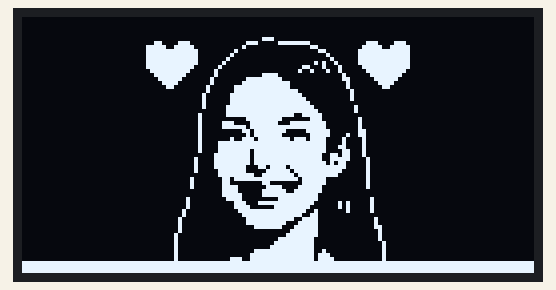
This sketch was run on a simulated Arduino Uno, built with avr-gcc and run on an emulated ATmega328P. Parts: 128×64 one-colour display.

Above: at 0.1 s.

The sketch:

test_oled.ino
```cpp
#include <Wire.h>
#include <Adafruit_GFX.h>
#include <Adafruit_SSD1306.h>

#define SCREEN_WIDTH 128
#define SCREEN_HEIGHT 64
#define OLED_ADDR 0x3C

Adafruit_SSD1306 display(SCREEN_WIDTH, SCREEN_HEIGHT, &Wire, -1);

// ---- YOUR BITMAP DATA (keep exactly as generated) ----
// 'Gemini_Generated_Image_efatmoefatmoefat', 128x64px
const unsigned char epd_bitmap_Gemini_Generated_Image_efatmoefatmoefat [] PROGMEM = {
  0x00, 0x00, 0x00, 0x00, 0x00, 0x00, 0x00, 0x00, 0x00, 0x00, 0x00, 0x00, 0x00, 0x00, 0x00, 0x00,
  0x00, 0x00, 0x00, 0x00, 0x00, 0x00, 0x00, 0x00, 0x00, 0x00, 0x00, 0x00, 0x00, 0x00, 0x00, 0x00,
  0x00, 0x00, 0x00, 0x00, 0x00, 0x00, 0x00, 0x00, 0x00, 0x00, 0x00, 0x00, 0x00, 0x00, 0x00, 0x00,
  0x00, 0x00, 0x00, 0x00, 0x00, 0x00, 0x00, 0x00, 0x00, 0x00, 0x00, 0x00, 0x00, 0x00, 0x00, 0x00,
  0x00, 0x00, 0x00, 0x00, 0x00, 0x00, 0x00, 0x00, 0x00, 0x00, 0x00, 0x00, 0x00, 0x00, 0x00, 0x00,
  0x00, 0x00, 0x00, 0x00, 0x00, 0x00, 0x00, 0x0e, 0x00, 0x00, 0x00, 0x00, 0x00, 0x00, 0x00, 0x00,
  0x00, 0x00, 0x00, 0x00, 0x61, 0xc0, 0x00, 0xe0, 0xff, 0x00, 0x03, 0x87, 0x00, 0x00, 0x00, 0x00,
  0x00, 0x00, 0x00, 0x01, 0xf3, 0xe0, 0x01, 0x00, 0x00, 0xc0, 0x07, 0xcf, 0x80, 0x00, 0x00, 0x00,
  0x00, 0x00, 0x00, 0x01, 0xff, 0xf0, 0x04, 0x00, 0x00, 0x30, 0x0f, 0xff, 0x80, 0x00, 0x00, 0x00,
  0x00, 0x00, 0x00, 0x01, 0xff, 0xf0, 0x08, 0x00, 0x00, 0x08, 0x0f, 0xff, 0x80, 0x00, 0x00, 0x00,
  0x00, 0x00, 0x00, 0x01, 0xff, 0xf0, 0x10, 0x00, 0x00, 0x04, 0x0f, 0xff, 0x80, 0x00, 0x00, 0x00,
  0x00, 0x00, 0x00, 0x01, 0xff, 0xf0, 0x20, 0x00, 0x00, 0x52, 0x0f, 0xff, 0x80, 0x00, 0x00, 0x00,
  0x00, 0x00, 0x00, 0x01, 0xff, 0xe0, 0x40, 0x00, 0x03, 0x11, 0x07, 0xff, 0x80, 0x00, 0x00, 0x00,
  0x00, 0x00, 0x00, 0x00, 0xff, 0xc0, 0x80, 0x00, 0x04, 0x89, 0x03, 0xff, 0x00, 0x00, 0x00, 0x00,
  0x00, 0x00, 0x00, 0x00, 0x7f, 0x80, 0x80, 0x0f, 0x00, 0x00, 0x81, 0xfe, 0x00, 0x00, 0x00, 0x00,
  0x00, 0x00, 0x00, 0x00, 0x3f, 0x01, 0x00, 0xff, 0x80, 0x00, 0xc0, 0xfc, 0x00, 0x00, 0x00, 0x00,
  0x00, 0x00, 0x00, 0x00, 0x1e, 0x01, 0x01, 0xff, 0xe0, 0x00, 0x40, 0x78, 0x00, 0x00, 0x00, 0x00,
  0x00, 0x00, 0x00, 0x00, 0x0c, 0x02, 0x07, 0xff, 0xe0, 0x00, 0x40, 0x30, 0x00, 0x00, 0x00, 0x00,
  0x00, 0x00, 0x00, 0x00, 0x00, 0x02, 0x07, 0xff, 0xf8, 0x00, 0x20, 0x00, 0x00, 0x00, 0x00, 0x00,
  0x00, 0x00, 0x00, 0x00, 0x00, 0x04, 0x0f, 0xff, 0xfc, 0x00, 0x20, 0x00, 0x00, 0x00, 0x00, 0x00,
  0x00, 0x00, 0x00, 0x00, 0x00, 0x04, 0x0f, 0xff, 0xfe, 0x00, 0x20, 0x00, 0x00, 0x00, 0x00, 0x00,
  0x00, 0x00, 0x00, 0x00, 0x00, 0x04, 0x0f, 0xff, 0xff, 0x00, 0x00, 0x00, 0x00, 0x00, 0x00, 0x00,
  0x00, 0x00, 0x00, 0x00, 0x00, 0x04, 0x1f, 0xff, 0xff, 0x80, 0x10, 0x00, 0x00, 0x00, 0x00, 0x00,
  0x00, 0x00, 0x00, 0x00, 0x00, 0x00, 0x1f, 0xff, 0xff, 0xc0, 0x10, 0x00, 0x00, 0x00, 0x00, 0x00,
  0x00, 0x00, 0x00, 0x00, 0x00, 0x08, 0x1f, 0xff, 0xf3, 0xe0, 0x00, 0x00, 0x00, 0x00, 0x00, 0x00,
  0x00, 0x00, 0x00, 0x00, 0x00, 0x08, 0x00, 0xff, 0x80, 0xe0, 0x08, 0x00, 0x00, 0x00, 0x00, 0x00,
  0x00, 0x00, 0x00, 0x00, 0x00, 0x08, 0x38, 0x7f, 0x1f, 0xf0, 0x08, 0x00, 0x00, 0x00, 0x00, 0x00,
  0x00, 0x00, 0x00, 0x00, 0x00, 0x08, 0x3f, 0x7f, 0xff, 0xf0, 0x08, 0x00, 0x00, 0x00, 0x00, 0x00,
  0x00, 0x00, 0x00, 0x00, 0x00, 0x08, 0x01, 0xbf, 0xc1, 0xf8, 0x0c, 0x00, 0x00, 0x00, 0x00, 0x00,
  0x00, 0x00, 0x00, 0x00, 0x00, 0x08, 0x00, 0xbf, 0x80, 0xf8, 0x4c, 0x00, 0x00, 0x00, 0x00, 0x00,
  0x00, 0x00, 0x00, 0x00, 0x00, 0x08, 0x09, 0xdf, 0xee, 0xf0, 0x84, 0x00, 0x00, 0x00, 0x00, 0x00,
  0x00, 0x00, 0x00, 0x00, 0x00, 0x08, 0x7f, 0xff, 0xff, 0xf0, 0x84, 0x00, 0x00, 0x00, 0x00, 0x00,
  0x00, 0x00, 0x00, 0x00, 0x00, 0x08, 0x7f, 0xff, 0xff, 0xf1, 0x84, 0x00, 0x00, 0x00, 0x00, 0x00,
  0x00, 0x00, 0x00, 0x00, 0x00, 0x08, 0x7f, 0xbf, 0xff, 0xf0, 0xc4, 0x00, 0x00, 0x00, 0x00, 0x00,
  0x00, 0x00, 0x00, 0x00, 0x00, 0x00, 0xff, 0xbf, 0xff, 0xe6, 0xc4, 0x00, 0x00, 0x00, 0x00, 0x00,
  0x00, 0x00, 0x00, 0x00, 0x00, 0x10, 0xff, 0xbf, 0xff, 0xe7, 0xc2, 0x00, 0x00, 0x00, 0x00, 0x00,
  0x00, 0x00, 0x00, 0x00, 0x00, 0x10, 0xff, 0xbf, 0xff, 0xf5, 0x82, 0x00, 0x00, 0x00, 0x00, 0x00,
  0x00, 0x00, 0x00, 0x00, 0x00, 0x10, 0xff, 0x1b, 0xdf, 0xff, 0x82, 0x00, 0x00, 0x00, 0x00, 0x00,
  0x00, 0x00, 0x00, 0x00, 0x00, 0x10, 0x7f, 0x07, 0xef, 0xff, 0x02, 0x00, 0x00, 0x00, 0x00, 0x00,
  0x00, 0x00, 0x00, 0x00, 0x00, 0x00, 0x7f, 0xcf, 0xf7, 0xfe, 0x02, 0x00, 0x00, 0x00, 0x00, 0x00,
  0x00, 0x00, 0x00, 0x00, 0x00, 0x20, 0x37, 0xff, 0xfb, 0xf0, 0x02, 0x00, 0x00, 0x00, 0x00, 0x00,
  0x00, 0x00, 0x00, 0x00, 0x00, 0x20, 0x30, 0x0c, 0x03, 0xf0, 0x02, 0x00, 0x00, 0x00, 0x00, 0x00,
  0x00, 0x00, 0x00, 0x00, 0x00, 0x20, 0x3c, 0x07, 0x87, 0xe0, 0x02, 0x00, 0x00, 0x00, 0x00, 0x00,
  0x00, 0x00, 0x00, 0x00, 0x00, 0x00, 0x3c, 0x0f, 0xcf, 0xe0, 0x00, 0x00, 0x00, 0x00, 0x00, 0x00,
  0x00, 0x00, 0x00, 0x00, 0x00, 0x00, 0x3e, 0x0f, 0xff, 0xc0, 0x00, 0x00, 0x00, 0x00, 0x00, 0x00,
  0x00, 0x00, 0x00, 0x00, 0x00, 0x40, 0x1e, 0x00, 0xff, 0xc0, 0x01, 0x00, 0x00, 0x00, 0x00, 0x00,
  0x00, 0x00, 0x00, 0x00, 0x00, 0x40, 0x07, 0x1f, 0xff, 0x81, 0x41, 0x00, 0x00, 0x00, 0x00, 0x00,
  0x00, 0x00, 0x00, 0x00, 0x00, 0x40, 0x07, 0x81, 0xff, 0x01, 0x41, 0x00, 0x00, 0x00, 0x00, 0x00,
  0x00, 0x00, 0x00, 0x00, 0x00, 0x80, 0x03, 0xff, 0xfe, 0x40, 0x41, 0x00, 0x00, 0x00, 0x00, 0x00,
  0x00, 0x00, 0x00, 0x00, 0x00, 0x80, 0x01, 0xff, 0xfc, 0xc0, 0x00, 0x00, 0x00, 0x00, 0x00, 0x00,
  0x00, 0x00, 0x00, 0x00, 0x01, 0x00, 0x00, 0xff, 0xf3, 0xc0, 0x00, 0x80, 0x00, 0x00, 0x00, 0x00,
  0x00, 0x00, 0x00, 0x00, 0x01, 0x00, 0x00, 0xff, 0xc7, 0xc0, 0x00, 0x80, 0x00, 0x00, 0x00, 0x00,
  0x00, 0x00, 0x00, 0x00, 0x01, 0x00, 0x00, 0x3f, 0x8f, 0xc0, 0x00, 0xc0, 0x00, 0x00, 0x00, 0x00,
  0x00, 0x00, 0x00, 0x00, 0x01, 0x00, 0x00, 0x00, 0x1f, 0xc0, 0x00, 0x40, 0x00, 0x00, 0x00, 0x00,
  0x00, 0x00, 0x00, 0x00, 0x02, 0x00, 0x00, 0x00, 0x3f, 0xc0, 0x00, 0x40, 0x00, 0x00, 0x00, 0x00,
  0x00, 0x00, 0x00, 0x00, 0x02, 0x00, 0x00, 0x00, 0xff, 0x80, 0x00, 0x40, 0x00, 0x00, 0x00, 0x00,
  0x00, 0x00, 0x00, 0x00, 0x02, 0x00, 0x00, 0x01, 0xff, 0x80, 0x00, 0x20, 0x00, 0x00, 0x00, 0x00,
  0x00, 0x00, 0x00, 0x00, 0x02, 0x00, 0x00, 0x03, 0xff, 0x80, 0x00, 0x20, 0x00, 0x00, 0x00, 0x00,
  0x00, 0x00, 0x00, 0x00, 0x02, 0x00, 0x00, 0x3f, 0xff, 0x90, 0x00, 0x20, 0x00, 0x00, 0x00, 0x00,
  0x00, 0x00, 0x00, 0x00, 0x02, 0x00, 0x00, 0x7f, 0xff, 0xb8, 0x00, 0x20, 0x00, 0x00, 0x00, 0x00,
  0x00, 0x00, 0x00, 0x00, 0x02, 0x00, 0x0e, 0x7f, 0xff, 0xbc, 0x00, 0x20, 0x00, 0x00, 0x00, 0x00,
  0xff, 0xff, 0xff, 0xff, 0xff, 0xff, 0xff, 0xff, 0xff, 0xff, 0xff, 0xff, 0xff, 0xff, 0xff, 0xff,
  0xff, 0xff, 0xff, 0xff, 0xff, 0xff, 0xff, 0xff, 0xff, 0xff, 0xff, 0xff, 0xff, 0xff, 0xff, 0xff,
  0xff, 0xff, 0xff, 0xff, 0xff, 0xff, 0xff, 0xff, 0xff, 0xff, 0xff, 0xff, 0xff, 0xff, 0xff, 0xff
};
// ---- END BITMAP DATA ----

void setup() {
  Wire.begin();

  if (!display.begin(SSD1306_SWITCHCAPVCC, OLED_ADDR)) {
    while (true);
  }

  display.clearDisplay();

  // Draw the bitmap at top-left corner
  display.drawBitmap(
    0, 0,
    epd_bitmap_Gemini_Generated_Image_efatmoefatmoefat,
    128, 64,
    SSD1306_WHITE
  );

  display.display();
}

void loop() {
  // nothing
}
```

Source omitted: da-astronaut.c (data table, 13156 bytes), amanda-heart.c (data table, 6690 bytes)
